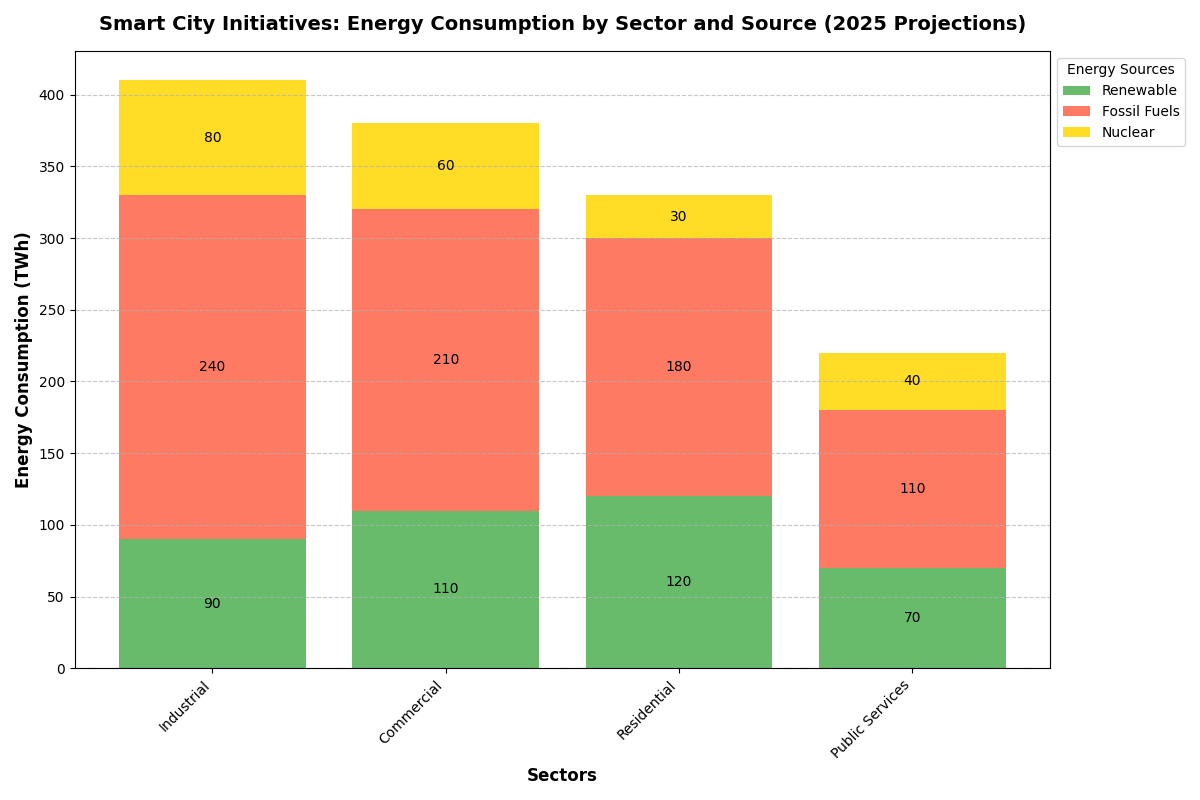

The Python source for this figure:
import matplotlib.pyplot as plt
import numpy as np

# Sectors and energy sources
sectors = ['Residential', 'Commercial', 'Industrial', 'Public Services']
energy_sources = ['Renewable', 'Fossil Fuels', 'Nuclear']

# Projected energy consumption data (in terawatt-hours, TWh)
energy_consumption = np.array([
    [120, 180, 30],  # Residential
    [110, 210, 60],  # Commercial
    [90, 240, 80],   # Industrial
    [70, 110, 40]    # Public Services
])

# Calculate total energy consumption for each sector
total_consumption = energy_consumption.sum(axis=1)

# Sort the sectors by total energy consumption in descending order
sorted_indices = np.argsort(total_consumption)[::-1]
sorted_sectors = [sectors[i] for i in sorted_indices]
sorted_energy_consumption = energy_consumption[sorted_indices]

# Create figure and axes for the bar chart
fig, ax = plt.subplots(figsize=(12, 8))

# Colors for each energy source
source_colors = ['#4CAF50', '#FF6347', '#FFD700']

# Plot each energy source on top of the previous one
bottom = np.zeros(len(sorted_sectors))
for i, source in enumerate(energy_sources):
    ax.bar(sorted_sectors, sorted_energy_consumption[:, i], 
           label=source, color=source_colors[i], alpha=0.85, bottom=bottom)
    bottom += sorted_energy_consumption[:, i]

# Add labels and title
ax.set_ylabel('Energy Consumption (TWh)', fontsize=12, fontweight='bold')
ax.set_xlabel('Sectors', fontsize=12, fontweight='bold')
ax.set_title('Smart City Initiatives: Energy Consumption by Sector and Source (2025 Projections)', 
             fontsize=14, fontweight='bold', pad=15)

# Adding legend
ax.legend(title='Energy Sources', loc='upper left', bbox_to_anchor=(1, 1), fontsize=10)

# Customize tick labels
ax.set_xticks(np.arange(len(sorted_sectors)))
ax.set_xticklabels(sorted_sectors, rotation=45, ha='right', fontsize=10)

# Adding a grid for better readability
ax.yaxis.grid(True, linestyle='--', alpha=0.7)

# Annotate each bar segment with its value
for bar in ax.patches:
    height = bar.get_height()
    if height > 0:  # Only annotate bars with positive height
        ax.text(
            bar.get_x() + bar.get_width() / 2,
            bar.get_y() + height / 2,
            f'{int(height)}',
            ha='center', va='center',
            fontsize=10, color='black'
        )

# Automatically adjust layout for better presentation
plt.tight_layout()

# Display the chart
plt.show()
